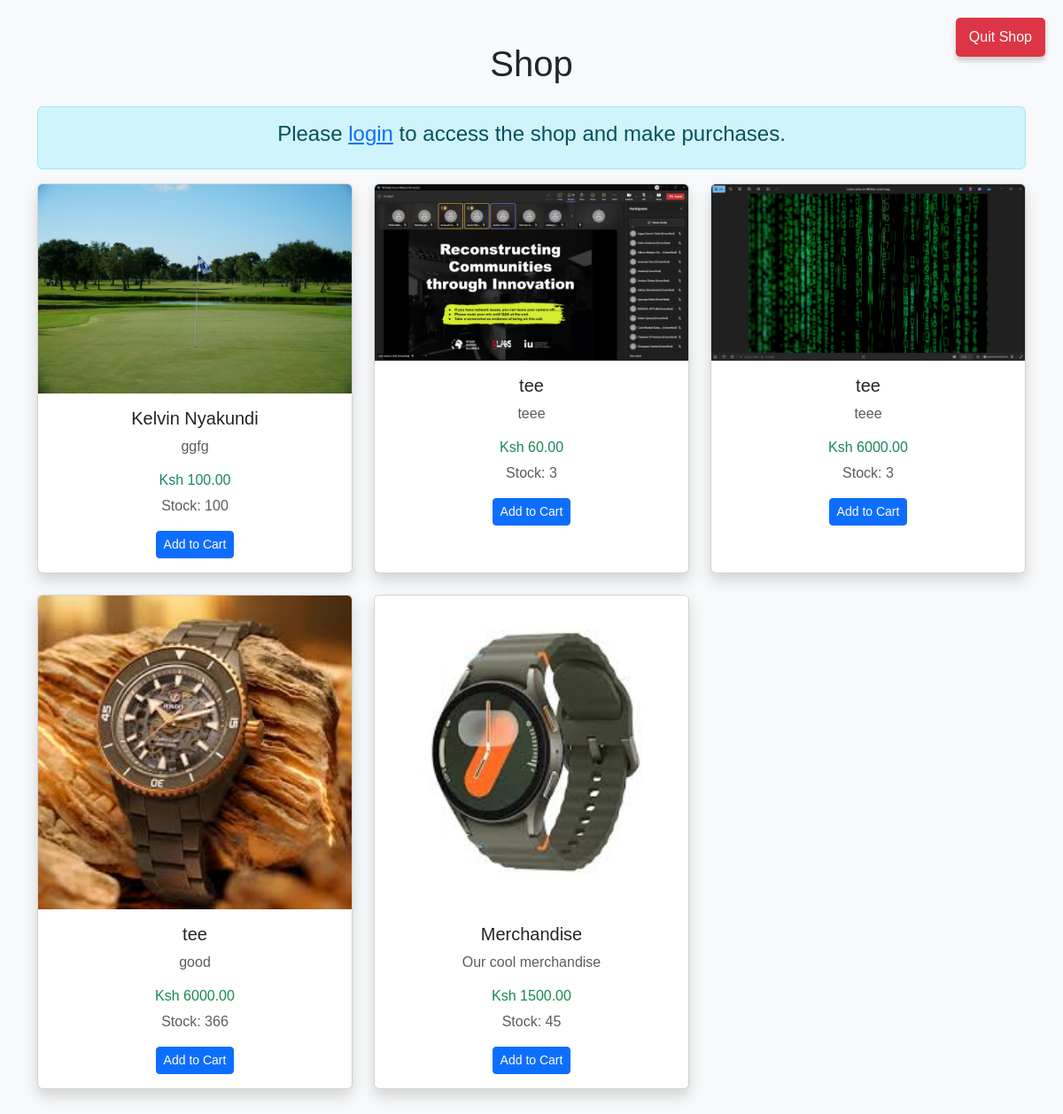
The page /shop/ on the database as committed earlier.
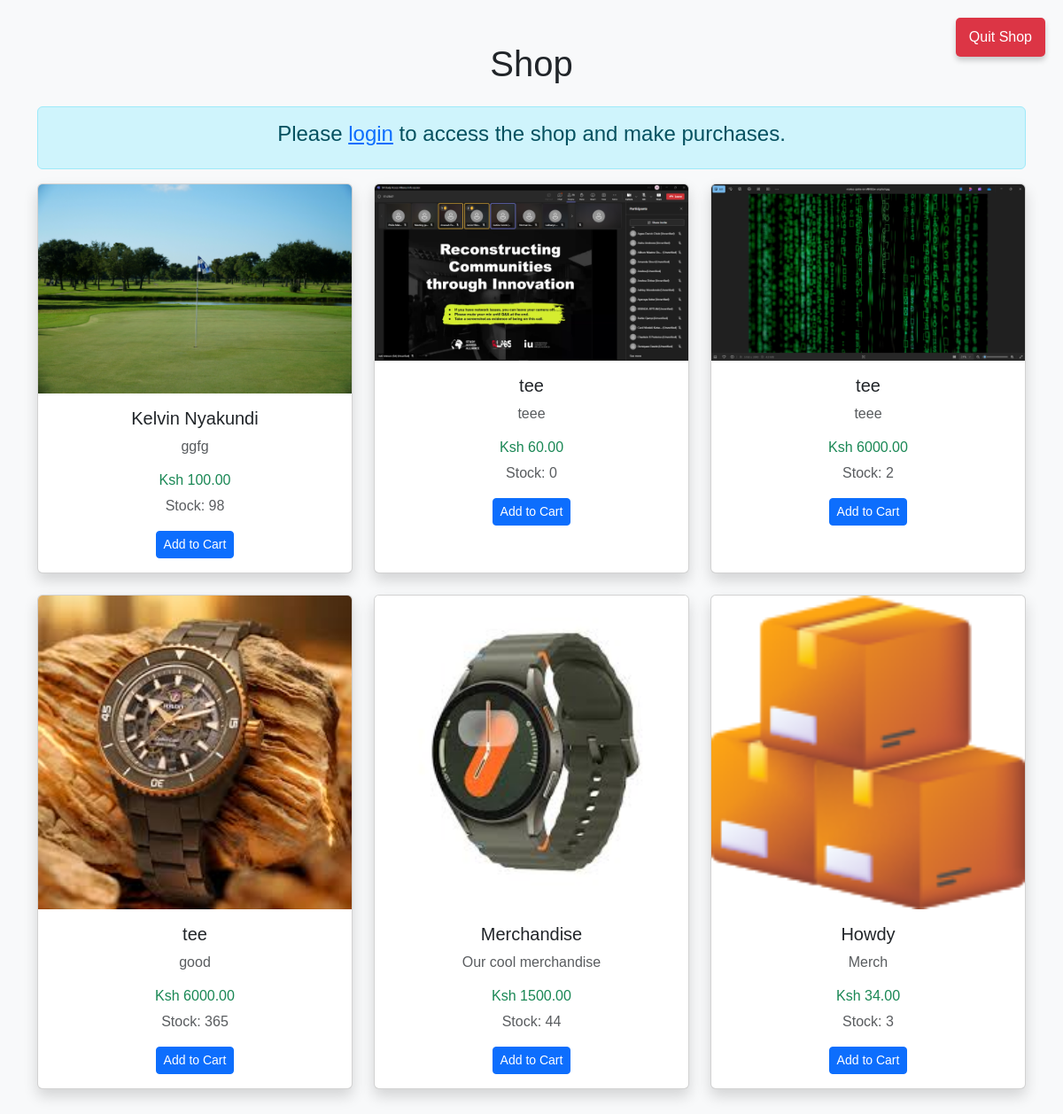
The same page on the database as committed later.
### myapp/models.py (models this page shows, shortened)
class Product(models.Model):
    name = models.CharField(max_length=100)
    description = models.TextField()
    price = models.DecimalField(max_digits=10, decimal_places=2)
    stock = models.IntegerField()
    image = models.ImageField(upload_to='products/')
    created_at = models.DateTimeField(auto_now_add=True)
    updated_at = models.DateTimeField(auto_now=True)

### myapp/views.py (the view)
# urls.py: path('shop/', views.shop, name='shop'),
def shop(request):
    products = Product.objects.all()
    cart = get_cart(request)
    cart_item_count = cart.items.count()  # Get count of items in the cart
    return render(request, 'shop.html', {
        'products': products,
        'cart_item_count': cart_item_count,
        'page_title': 'Gofu-Golf | Shop With Us',
    })

### myapp/views.py (called while the page is built)
def get_cart(request):
    if request.user.is_authenticated:
        cart = Cart.objects.filter(user=request.user).first()  # Get the first cart for authenticated users
        if not cart:
            cart = Cart.objects.create(user=request.user)  # Create a new cart if none exists
    else:
        session_key = request.session.session_key
        if not session_key:
            request.session.create()  # Create session if it doesn't exist
        cart = Cart.objects.filter(session_key=request.session.session_key).first()
        if not cart:
            cart = Cart.objects.create(session_key=request.session.session_key)  # Create a new cart if none exists
    return cart

### myapp/templates/shop.html (shortened to what this page needs)
<!DOCTYPE html>
<html lang="en">
<head>
    <link rel="stylesheet" href="https://cdn.jsdelivr.net/npm/bootstrap@5.3.0/dist/css/bootstrap.min.css">
    <link rel="stylesheet" href="https://cdn.jsdelivr.net/npm/bootstrap-icons/font/bootstrap-icons.css">
</head>
<body>
    <a href="/" class="quit-shop">Quit Shop</a>
    <div class="container my-5">
        <h1 class="text-center mb-4">Shop</h1>
        <div class="alert alert-info text-center">
            {% if user.is_authenticated %}
            <h4>Welcome back, <strong>{{ user.username }}</strong>! Ready to shop?</h4>
            {% else %}
            <h4>Please <a href="{% url 'login' %}" class="text-primary">login</a> to access the shop and make purchases.</h4>
            {% endif %}
        </div>
        <div class="row">
            {% for product in products %}
            <div class="col-lg-4 col-md-6 mb-4">
                <div class="card shadow h-100">
                    <div class="card-img-container">
                        <img src="{{ product.image.url }}" class="card-img-top" alt="{{ product.name }}">
                    </div>
                    <div class="card-body text-center">
                        <h5 class="card-title">{{ product.name }}</h5>
                        <p class="card-text text-muted">{{ product.description|truncatewords:15 }}</p>
                        <h6 class="text-success">Ksh {{ product.price }}</h6>
                        <p class="text-muted">Stock: {{ product.stock }}</p>
                        <a href="{% url 'add_to_cart' product.id %}" class="btn btn-primary btn-sm">Add to Cart</a>
                    </div>
                </div>
            </div>
            {% endfor %}
        </div>
    </div>
</body>
</html>

### myapp/templates/shop.html (style rules this page uses)
body { background-color: #f8f9fa; font-family: Arial, sans-serif; }
.quit-shop { position: fixed; top: 20px; right: 20px; background-color: #dc3545; color: white; text-decoration: none; padding: 10px 15px; border-radius: 5px; box-shadow: 0px 4px 6px rgba(0, 0, 0, 0.2); }

Rows that differ between the two databases and show on the page:
changed Product "Kelvin Nyakundi": stock "100" → "98"
changed Product (number 2 of 6 on the later page): stock "3" → "0"
changed Product (number 3 of 6 on the later page): stock "3" → "2"
changed Product "good": stock "366" → "365"
changed Product "Merchandise": stock "45" → "44"
added Product: image (picture), name "Howdy", description "Merch", price "34.00", stock "3"
